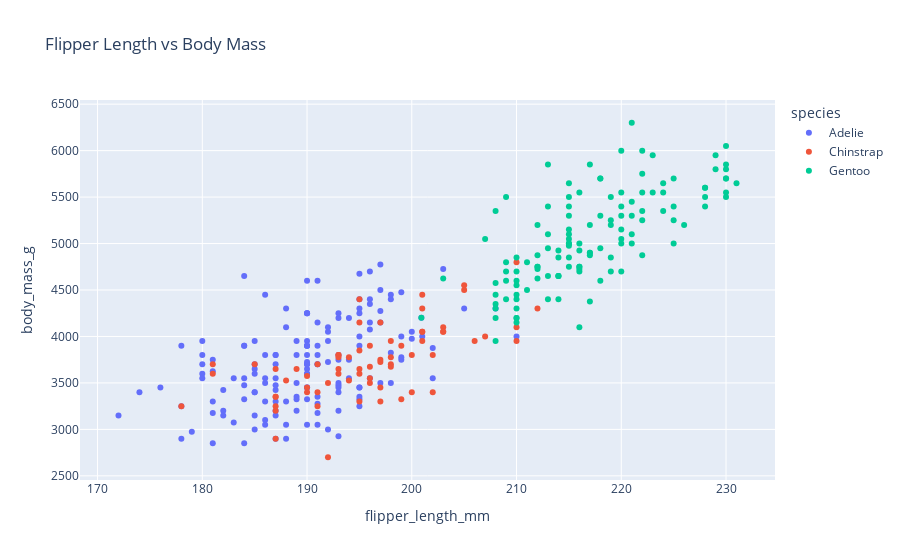

Here is the notebook cell this chart was saved with:
### Code cell
# Scatter plot for flipper length and body mass
fig= px.scatter(df, x='flipper_length_mm', y='body_mass_g', color='species',  title='Flipper Length vs Body Mass')
fig.show()

### Figure 1 — Plotly figure (JSON) as saved in the notebook; plotly's stock layout.template omitted (floating-point values rounded to 4 significant figures; data arrays with more than 128 entries replaced by an {"elided": "..."} marker saying what was removed)
{"data": [{"hovertemplate": "species=Adelie<br>flipper_length_mm=%{x}<br>body_mass_g=%{y}<extra></extra>", "legendgroup": "Adelie", "marker": {"color": "#636efa", "symbol": "circle"}, "mode": "markers", "name": "Adelie", "orientation": "v", "showlegend": true, "type": "scatter", "x": {"elided": "152 float values"}, "xaxis": "x", "y": {"elided": "152 float values"}, "yaxis": "y"}, {"hovertemplate": "species=Chinstrap<br>flipper_length_mm=%{x}<br>body_mass_g=%{y}<extra></extra>", "legendgroup": "Chinstrap", "marker": {"color": "#EF553B", "symbol": "circle"}, "mode": "markers", "name": "Chinstrap", "orientation": "v", "showlegend": true, "type": "scatter", "x": [192, 196, 193, 188, 197, 198, 178, 197, 195, 198, 193, 194, 185, 201, 190, 201, 197, 181, 190, 195, 181, 191, 187, 193, 195, 197, 200, 200, 191, 205, 187, 201, 187, 203, 195, 199, 195, 210, 192, 205, 210, 187, 196, 196, 196, 201, 190, 212, 187, 198, 199, 201, 193, 203, 187, 197, 191, 203, 202, 194, 206, 189, 195, 207, 202, 193, 210, 198], "xaxis": "x", "y": [3500, 3900, 3650, 3525, 3725, 3950, 3250, 3750, 4150, 3700, 3800, 3775, 3700, 4050, 3575, 4050, 3300, 3700, 3450, 4400, 3600, 3400, 2900, 3800, 3300, 4150, 3400, 3800, 3700, 4550, 3200, 4300, 3350, 4100, 3600, 3900, 3850, 4800, 2700, 4500, 3950, 3650, 3550, 3500, 3675, 4450, 3400, 4300, 3250, 3675, 3325, 3950, 3600, 4050, 3350, 3450, 3250, 4050, 3800, 3525, 3950, 3650, 3650, 4000, 3400, 3775, 4100, 3775], "yaxis": "y"}, {"hovertemplate": "species=Gentoo<br>flipper_length_mm=%{x}<br>body_mass_g=%{y}<extra></extra>", "legendgroup": "Gentoo", "marker": {"color": "#00cc96", "symbol": "circle"}, "mode": "markers", "name": "Gentoo", "orientation": "v", "showlegend": true, "type": "scatter", "x": [211, 230, 210, 218, 215, 210, 211, 219, 209, 215, 214, 216, 214, 213, 210, 217, 210, 221, 209, 222, 218, 215, 213, 215, 215, 215, 216, 215, 210, 220, 222, 209, 207, 230, 220, 220, 213, 219, 208, 208, 208, 225, 210, 216, 222, 217, 210, 225, 213, 215, 210, 220, 210, 225, 217, 220, 208, 220, 208, 224, 208, 221, 214, 231, 219, 230, 214, 229, 220, 223, 216, 221, 221, 217, 216, 230, 209, 220, 215, 223, 212, 221, 212, 224, 212, 228, 218, 218, 212, 230, 218, 228, 212, 224, 214, 226, 216, 222, 203, 225, 219, 228, 215, 228, 216, 215, 210, 219, 208, 209, 216, 229, 213, 230, 217, 230, 217, 222, 214, 200.9, 215, 222, 212, 213], "xaxis": "x", "y": [4500, 5700, 4450, 5700, 5400, 4550, 4800, 5200, 4400, 5150, 4650, 5550, 4650, 5850, 4200, 5850, 4150, 6300, 4800, 5350, 5700, 5000, 4400, 5050, 5000, 5100, 4100, 5650, 4600, 5550, 5250, 4700, 5050, 6050, 5150, 5400, 4950, 5250, 4350, 5350, 3950, 5700, 4300, 4750, 5550, 4900, 4200, 5400, 5100, 5300, 4850, 5300, 4400, 5000, 4900, 5050, 4300, 5000, 4450, 5550, 4200, 5300, 4400, 5650, 4700, 5700, 4650, 5800, 4700, 5550, 4750, 5000, 5100, 5200, 4700, 5800, 4600, 6000, 4750, 5950, 4625, 5450, 4725, 5350, 4750, 5600, 4600, 5300, 4875, 5550, 4950, 5400, 4750, 5650, 4850, 5200, 4925, 4875, 4625, 5250, 4850, 5600, 4975, 5500, 4725, 5500, 4700, 5500, 4575, 5500, 5000, 5950, 4650, 5500, 4375, 5850, 4875, 6000, 4925, 4202.0, 4850, 5750, 5200, 5400], "yaxis": "y"}], "layout": {"legend": {"title": {"text": "species"}, "tracegroupgap": 0}, "title": {"text": "Flipper Length vs Body Mass"}, "xaxis": {"anchor": "y", "domain": [0, 1], "title": {"text": "flipper_length_mm"}}, "yaxis": {"anchor": "x", "domain": [0, 1], "title": {"text": "body_mass_g"}}}}
